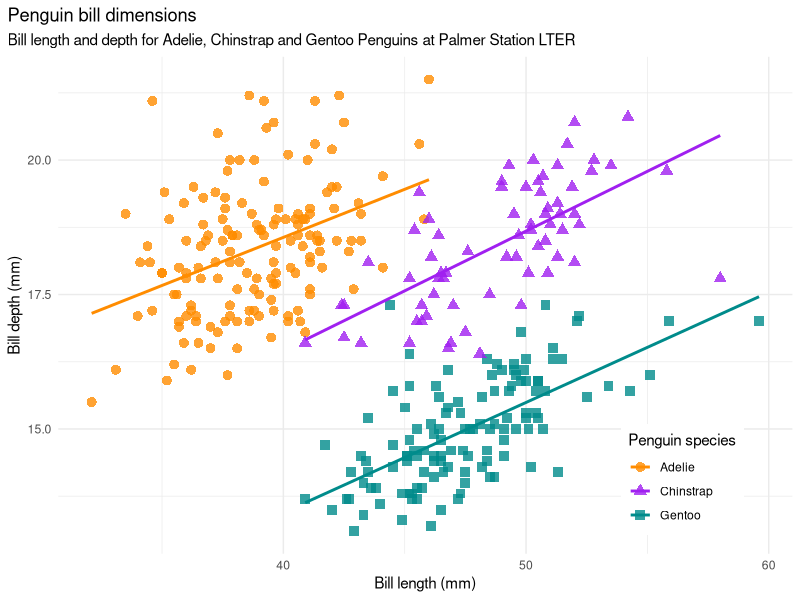

Reproduce this figure in R. (Note: this script raises an error after producing the figure.)
## ---- chunk 1
knitr::opts_chunk$set(echo = TRUE, warning = FALSE, message = FALSE)
## ---- chunk 2
# load libraries
library(tidyverse)
library(palmerpenguins)
## ---- chunk 3
penguins
## ---- chunk 4
penguins %>%
  ggplot(aes(
    x = bill_length_mm,
    y = bill_depth_mm,
    group = species
  )
  ) +
  geom_point(aes(
    color = species,
    shape = species
  ),
  size = 3,
  alpha = 0.8
  ) +
  geom_smooth(method = "lm", se = FALSE, aes(color = species)) +
  theme_minimal() +
  scale_color_manual(values = c("darkorange", "purple", "cyan4")) +
  labs(
    title = "Penguin bill dimensions",
    subtitle = "Bill length and depth for Adelie, Chinstrap and Gentoo Penguins at Palmer Station LTER",
    x = "Bill length (mm)",
    y = "Bill depth (mm)",
    color = "Penguin species",
    shape = "Penguin species"
  ) +
  theme(
    legend.position = c(0.85, 0.15),
    legend.background = element_rect(fill = "white", color = NA),
    plot.title.position = "plot",
    plot.caption = element_text(hjust = 0, face = "italic"),
    plot.caption.position = "plot"
  )
## ---- chunk 5
penguins %>%
  filter(species == params$species) %>%
  ggplot(aes(x = body_mass_g)) +
  geom_histogram(
    alpha = 0.5,
    position = "identity"
  ) +
  scale_fill_manual(values = c("darkorange", "purple", "cyan4")) +
  theme_minimal() +
  labs(
    x = "Body mass (g)",
    y = "Frequency",
    title = glue::glue("{params$species} body mass")
  )
